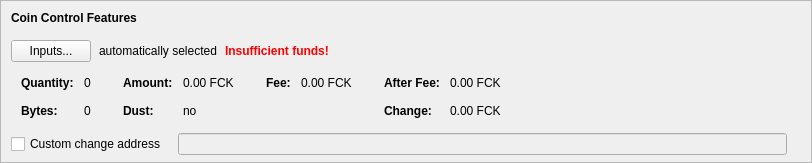
    <widget class="QFrame" name="frameCoinControl">
     <property name="sizePolicy">
      <sizepolicy hsizetype="Expanding" vsizetype="Expanding">
       <horstretch>0</horstretch>
       <verstretch>0</verstretch>
      </sizepolicy>
     </property>
     <property name="maximumSize">
      <size>
       <width>16777215</width>
       <height>16777215</height>
      </size>
     </property>
     <property name="frameShape">
      <enum>QFrame::StyledPanel</enum>
     </property>
     <property name="frameShadow">
      <enum>QFrame::Sunken</enum>
     </property>
     <layout class="QVBoxLayout" name="verticalLayoutCoinControl2">
      <property name="spacing">
       <number>0</number>
      </property>
      <property name="leftMargin">
       <number>0</number>
      </property>
      <property name="topMargin">
       <number>0</number>
      </property>
      <property name="rightMargin">
       <number>0</number>
      </property>
      <property name="bottomMargin">
       <number>6</number>
      </property>
      <item>
       <layout class="QVBoxLayout" name="verticalLayoutCoinControl" stretch="0,0,0,0,1">
        <property name="spacing">
         <number>0</number>
        </property>
        <property name="leftMargin">
         <number>10</number>
        </property>
        <property name="topMargin">
         <number>10</number>
        </property>
        <item>
         <layout class="QHBoxLayout" name="horizontalLayoutCoinControl1">
          <property name="bottomMargin">
           <number>15</number>
          </property>
          <item>
           <widget class="QLabel" name="labelCoinControlFeatures">
            <property name="sizePolicy">
             <sizepolicy hsizetype="Preferred" vsizetype="Maximum">
              <horstretch>0</horstretch>
              <verstretch>0</verstretch>
             </sizepolicy>
            </property>
            <property name="font">
             <font>
              <weight>75</weight>
              <bold>true</bold>
             </font>
            </property>
            <property name="styleSheet">
             <string notr="true">font-weight:bold;</string>
            </property>
            <property name="text">
             <string>Coin Control Features</string>
            </property>
           </widget>
          </item>
         </layout>
        </item>
        <item>
         <layout class="QHBoxLayout" name="horizontalLayoutCoinControl2" stretch="0,0,0,0">
          <property name="spacing">
           <number>8</number>
          </property>
          <property name="bottomMargin">
           <number>10</number>
          </property>
          <item>
           <widget class="QPushButton" name="pushButtonCoinControl">
            <property name="styleSheet">
             <string notr="true"/>
            </property>
            <property name="text">
             <string>Inputs...</string>
            </property>
            <property name="autoDefault">
             <bool>false</bool>
            </property>
           </widget>
          </item>
          <item>
           <widget class="QLabel" name="labelCoinControlAutomaticallySelected">
            <property name="text">
             <string>automatically selected</string>
            </property>
            <property name="margin">
             <number>5</number>
            </property>
           </widget>
          </item>
          <item>
           <widget class="QLabel" name="labelCoinControlInsuffFunds">
            <property name="font">
             <font>
              <weight>75</weight>
              <bold>true</bold>
             </font>
            </property>
            <property name="styleSheet">
             <string notr="true">color:red;font-weight:bold;</string>
            </property>
            <property name="text">
             <string>Insufficient funds!</string>
            </property>
            <property name="margin">
             <number>5</number>
            </property>
           </widget>
          </item>
          <item>
           <spacer name="horizontalSpacerCoinControl">
            <property name="orientation">
             <enum>Qt::Horizontal</enum>
            </property>
            <property name="sizeHint" stdset="0">
             <size>
              <width>40</width>
              <height>1</height>
             </size>
            </property>
           </spacer>
          </item>
         </layout>
        </item>
        <item>
         <widget class="QWidget" name="widgetCoinControl" native="true">
          <property name="sizePolicy">
           <sizepolicy hsizetype="Preferred" vsizetype="Preferred">
            <horstretch>0</horstretch>
            <verstretch>0</verstretch>
           </sizepolicy>
          </property>
          <property name="minimumSize">
           <size>
            <width>0</width>
            <height>0</height>
           </size>
          </property>
          <property name="styleSheet">
           <string notr="true"/>
          </property>
          <layout class="QHBoxLayout" name="horizontalLayoutCoinControl5">
           <property name="leftMargin">
            <number>0</number>
           </property>
           <property name="topMargin">
            <number>0</number>
           </property>
           <property name="rightMargin">
            <number>0</number>
           </property>
           <property name="bottomMargin">
            <number>0</number>
           </property>
           <item>
            <layout class="QHBoxLayout" name="horizontalLayoutCoinControl3" stretch="0,0,0,1">
             <property name="spacing">
              <number>20</number>
             </property>
             <property name="topMargin">
              <number>0</number>
             </property>
             <property name="bottomMargin">
              <number>10</number>
             </property>
             <item>
              <layout class="QFormLayout" name="formLayoutCoinControl1">
               <property name="horizontalSpacing">
                <number>10</number>
               </property>
               <property name="verticalSpacing">
                <number>14</number>
               </property>
               <property name="leftMargin">
                <number>10</number>
               </property>
               <property name="topMargin">
                <number>4</number>
               </property>
               <property name="rightMargin">
                <number>6</number>
               </property>
               <item row="0" column="0">
                <widget class="QLabel" name="labelCoinControlQuantityText">
                 <property name="font">
                  <font>
                   <weight>75</weight>
                   <bold>true</bold>
                  </font>
                 </property>
                 <property name="text">
                  <string>Quantity:</string>
                 </property>
                 <property name="margin">
                  <number>0</number>
                 </property>
                </widget>
               </item>
               <item row="0" column="1">
                <widget class="QLabel" name="labelCoinControlQuantity">
                 <property name="cursor">
                  <cursorShape>IBeamCursor</cursorShape>
                 </property>
                 <property name="contextMenuPolicy">
                  <enum>Qt::ActionsContextMenu</enum>
                 </property>
                 <property name="text">
                  <string notr="true">0</string>
                 </property>
                 <property name="margin">
                  <number>0</number>
                 </property>
                 <property name="textInteractionFlags">
                  <set>Qt::LinksAccessibleByMouse|Qt::TextSelectableByKeyboard|Qt::TextSelectableByMouse</set>
                 </property>
                </widget>
               </item>
               <item row="1" column="0">
                <widget class="QLabel" name="labelCoinControlBytesText">
                 <property name="font">
                  <font>
                   <weight>75</weight>
                   <bold>true</bold>
                  </font>
                 </property>
                 <property name="text">
                  <string>Bytes:</string>
                 </property>
                </widget>
               </item>
               <item row="1" column="1">
                <widget class="QLabel" name="labelCoinControlBytes">
                 <property name="cursor">
                  <cursorShape>IBeamCursor</cursorShape>
                 </property>
                 <property name="contextMenuPolicy">
                  <enum>Qt::ActionsContextMenu</enum>
                 </property>
                 <property name="text">
                  <string notr="true">0</string>
                 </property>
                 <property name="textInteractionFlags">
                  <set>Qt::LinksAccessibleByMouse|Qt::TextSelectableByKeyboard|Qt::TextSelectableByMouse</set>
                 </property>
                </widget>
               </item>
              </layout>
             </item>
             <item>
              <layout class="QFormLayout" name="formLayoutCoinControl2">
               <property name="horizontalSpacing">
                <number>10</number>
               </property>
               <property name="verticalSpacing">
                <number>14</number>
               </property>
               <property name="leftMargin">
                <number>6</number>
               </property>
               <property name="topMargin">
                <number>4</number>
               </property>
               <property name="rightMargin">
                <number>6</number>
               </property>
               <item row="0" column="0">
                <widget class="QLabel" name="labelCoinControlAmountText">
                 <property name="font">
                  <font>
                   <weight>75</weight>
                   <bold>true</bold>
                  </font>
                 </property>
                 <property name="text">
                  <string>Amount:</string>
                 </property>
                 <property name="margin">
                  <number>0</number>
                 </property>
                </widget>
               </item>
               <item row="0" column="1">
                <widget class="QLabel" name="labelCoinControlAmount">
                 <property name="cursor">
                  <cursorShape>IBeamCursor</cursorShape>
                 </property>
                 <property name="contextMenuPolicy">
                  <enum>Qt::ActionsContextMenu</enum>
                 </property>
                 <property name="text">
                  <string notr="true">0.00 FCK</string>
                 </property>
                 <property name="textInteractionFlags">
                  <set>Qt::LinksAccessibleByMouse|Qt::TextSelectableByKeyboard|Qt::TextSelectableByMouse</set>
                 </property>
                </widget>
               </item>
               <item row="1" column="0">
                <widget class="QLabel" name="labelCoinControlLowOutputText">
                 <property name="font">
                  <font>
                   <weight>75</weight>
                   <bold>true</bold>
                  </font>
                 </property>
                 <property name="text">
                  <string>Dust:</string>
                 </property>
                </widget>
               </item>
               <item row="1" column="1">
                <widget class="QLabel" name="labelCoinControlLowOutput">
                 <property name="cursor">
                  <cursorShape>IBeamCursor</cursorShape>
                 </property>
                 <property name="contextMenuPolicy">
                  <enum>Qt::ActionsContextMenu</enum>
                 </property>
                 <property name="text">
                  <string notr="true">no</string>
                 </property>
                 <property name="textInteractionFlags">
                  <set>Qt::LinksAccessibleByMouse|Qt::TextSelectableByKeyboard|Qt::TextSelectableByMouse</set>
                 </property>
                </widget>
               </item>
              </layout>
             </item>
             <item>
              <layout class="QFormLayout" name="formLayoutCoinControl3">
               <property name="horizontalSpacing">
                <number>10</number>
               </property>
               <property name="verticalSpacing">
                <number>14</number>
               </property>
               <property name="leftMargin">
                <number>6</number>
               </property>
               <property name="topMargin">
                <number>4</number>
               </property>
               <property name="rightMargin">
                <number>6</number>
               </property>
               <item row="0" column="0">
                <widget class="QLabel" name="labelCoinControlFeeText">
                 <property name="font">
                  <font>
                   <weight>75</weight>
                   <bold>true</bold>
                  </font>
                 </property>
                 <property name="text">
                  <string>Fee:</string>
                 </property>
                 <property name="margin">
                  <number>0</number>
                 </property>
                </widget>
               </item>
               <item row="0" column="1">
                <widget class="QLabel" name="labelCoinControlFee">
                 <property name="cursor">
                  <cursorShape>IBeamCursor</cursorShape>
                 </property>
                 <property name="contextMenuPolicy">
                  <enum>Qt::ActionsContextMenu</enum>
                 </property>
                 <property name="text">
                  <string notr="true">0.00 FCK</string>
                 </property>
                 <property name="textInteractionFlags">
                  <set>Qt::LinksAccessibleByMouse|Qt::TextSelectableByKeyboard|Qt::TextSelectableByMouse</set>
                 </property>
                </widget>
               </item>
             </layout>
             </item>
             <item>
              <layout class="QFormLayout" name="formLayoutCoinControl4">
               <property name="horizontalSpacing">
                <number>10</number>
               </property>
               <property name="verticalSpacing">
                <number>14</number>
               </property>
               <property name="leftMargin">
                <number>6</number>
               </property>
               <property name="topMargin">
                <number>4</number>
               </property>
               <property name="rightMargin">
                <number>6</number>
               </property>
               <item row="0" column="0">
                <widget class="QLabel" name="labelCoinControlAfterFeeText">
                 <property name="font">
                  <font>
                   <weight>75</weight>
                   <bold>true</bold>
                  </font>
                 </property>
                 <property name="text">
                  <string>After Fee:</string>
                 </property>
                 <property name="margin">
                  <number>0</number>
                 </property>
                </widget>
               </item>
               <item row="0" column="1">
                <widget class="QLabel" name="labelCoinControlAfterFee">
                 <property name="cursor">
                  <cursorShape>IBeamCursor</cursorShape>
                 </property>
                 <property name="contextMenuPolicy">
                  <enum>Qt::ActionsContextMenu</enum>
                 </property>
                 <property name="text">
                  <string notr="true">0.00 FCK</string>
                 </property>
                 <property name="textInteractionFlags">
                  <set>Qt::LinksAccessibleByMouse|Qt::TextSelectableByKeyboard|Qt::TextSelectableByMouse</set>
                 </property>
                </widget>
               </item>
               <item row="1" column="0">
                <widget class="QLabel" name="labelCoinControlChangeText">
                 <property name="font">
                  <font>
                   <weight>75</weight>
                   <bold>true</bold>
                  </font>
                 </property>
                 <property name="text">
                  <string>Change:</string>
                 </property>
                </widget>
               </item>
               <item row="1" column="1">
                <widget class="QLabel" name="labelCoinControlChange">
                 <property name="cursor">
                  <cursorShape>IBeamCursor</cursorShape>
                 </property>
                 <property name="contextMenuPolicy">
                  <enum>Qt::ActionsContextMenu</enum>
                 </property>
                 <property name="text">
                  <string notr="true">0.00 FCK</string>
                 </property>
                 <property name="textInteractionFlags">
                  <set>Qt::LinksAccessibleByMouse|Qt::TextSelectableByKeyboard|Qt::TextSelectableByMouse</set>
                 </property>
                </widget>
               </item>
              </layout>
             </item>
            </layout>
           </item>
          </layout>
         </widget>
        </item>
        <item>
         <layout class="QHBoxLayout" name="horizontalLayoutCoinControl4" stretch="0,0,0">
          <property name="spacing">
           <number>12</number>
          </property>
          <property name="sizeConstraint">
           <enum>QLayout::SetDefaultConstraint</enum>
          </property>
          <property name="topMargin">
           <number>5</number>
          </property>
          <property name="rightMargin">
           <number>5</number>
          </property>
          <item>
           <widget class="QCheckBox" name="checkBoxCoinControlChange">
            <property name="toolTip">
             <string>If this is activated, but the change address is empty or invalid, change will be sent to a newly generated address.</string>
            </property>
            <property name="text">
             <string>Custom change address</string>
            </property>
           </widget>
          </item>
          <item>
           <widget class="QValidatedLineEdit" name="lineEditCoinControlChange">
            <property name="enabled">
             <bool>false</bool>
            </property>
            <property name="sizePolicy">
             <sizepolicy hsizetype="Expanding" vsizetype="Fixed">
              <horstretch>0</horstretch>
              <verstretch>0</verstretch>
             </sizepolicy>
            </property>
           </widget>
          </item>
          <item>
           <widget class="QLabel" name="labelCoinControlChangeLabel">
            <property name="sizePolicy">
             <sizepolicy hsizetype="Preferred" vsizetype="Expanding">
              <horstretch>0</horstretch>
              <verstretch>0</verstretch>
             </sizepolicy>
            </property>
            <property name="minimumSize">
             <size>
              <width>0</width>
              <height>0</height>
             </size>
            </property>
            <property name="text">
             <string/>
            </property>
            <property name="margin">
             <number>3</number>
            </property>
           </widget>
          </item>
         </layout>
        </item>
        <item>
         <spacer name="verticalSpacerCoinControl">
          <property name="orientation">
           <enum>Qt::Vertical</enum>
          </property>
          <property name="sizeHint" stdset="0">
           <size>
            <width>800</width>
            <height>1</height>
           </size>
          </property>
         </spacer>
        </item>
       </layout>
      </item>
     </layout>
    </widget>
